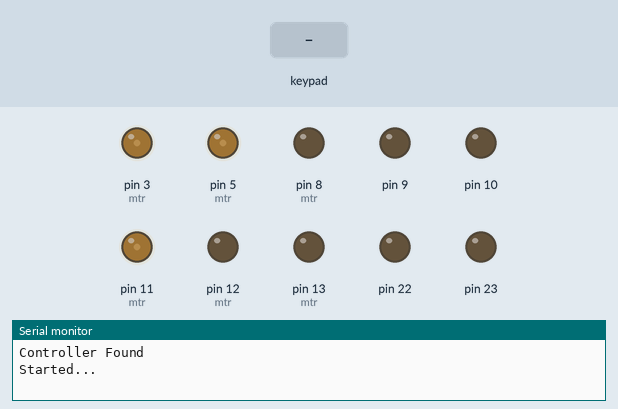
Bench run of a program on a simulated Arduino Uno, built with avr-gcc and run on an emulated ATmega328P. Parts: output pins drawn as LEDs (lit = HIGH), the last lines printed to the serial monitor. The inputs (shaded band) are chosen by the test bench.

Above: at 1.2 s.
1.3 s: key 'T' pressed
At 1.5 s:
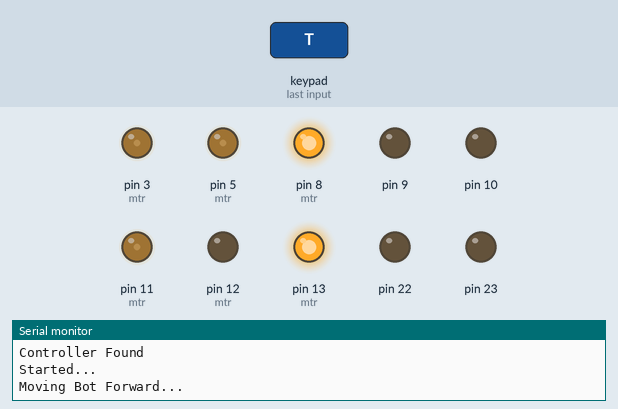
At 2.8 s:
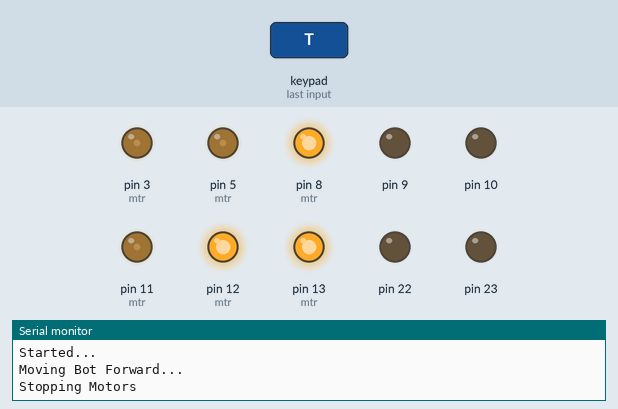
3.2 s: key 'U' pressed
4.7 s: key 'D' pressed
Timing chart, 0 to 7.7 s (numbered marks = the images above; inputs shaded):
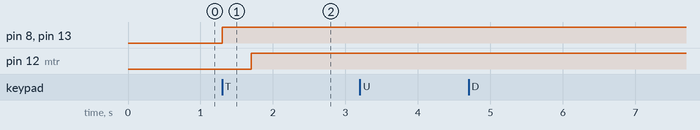

Measured:
- after the input at 1.3 s, pin 8 (mtr), pin 13 (mtr): LOW → HIGH at once; pin 12 (mtr): LOW → HIGH after 0.40 s

The program:

main.cpp
```cpp
#include <Arduino.h>
#include <PS2X_lib.h>

PS2X ps2;
int error =0;

int mtr[][3]={
  {
    13,12,11                  }
  ,
  {
    7,8,5                  }
  ,
  {
    4,2,3                  }
  ,
};


float cnst[][3]={
  {
    0.58,-0.33,0.33            }
  ,
  {
    -0.58,-0.33,0.33            }
  ,
  {
    0,0.67, 0.33            }
};

int CLOCK = A2;
int COMMAND = A1;
int ATTENTION = A3;
int DATA = A0;

int UP, DOWN, LEFT, RIGHT, SQUARE, CIRCLE, TRIANGLE, START, SELECT, L1, L2, L3, R1, R2, R3, LX, LY, RX, RY, CROSS;

float pwm[3], comp[3],set_factor=4.0, mul_factor; //pwm[1-3] for PWM of motors 1-3 //similarly comp[1-3] for three velociy components(Vx, Vy, W)
void pwm_calc()
{
  mul_factor = set_factor;
  int i,j;
  repeat: i = 3;
  while(i--)
  {
    pwm[i]=0;
    j=3;
    while(j--)
    {
      pwm[i]+=cnst[i][j]*comp[j];
    }
   pwm[i]*=mul_factor;
  }
 i=3;while (i--) {
   if(pwm[i]>255|| pwm[i]<-255)
   {
     Serial.print("PWM-");Serial.print(i);Serial.println("is exceeding The Maximum Limit");
     Serial.println("Decreasing the Multiplication Factor by 0.4");
     mul_factor-=0.4; goto repeat;
   }
 }
}
void read_buttons(){
  UP = ps2.ButtonPressed(PSB_PAD_UP);
  DOWN= ps2.ButtonPressed(PSB_PAD_DOWN);
  LEFT = ps2.Button(PSB_PAD_LEFT);
  RIGHT = ps2.Button(PSB_PAD_RIGHT);

  SQUARE = ps2.Button(PSB_SQUARE);
  CIRCLE = ps2.Button(PSB_CIRCLE);
  CROSS = ps2.Button(PSB_CROSS);
  TRIANGLE= ps2.Button(PSB_TRIANGLE);

  START = ps2.ButtonPressed(PSB_START);
  SELECT = ps2.ButtonPressed(PSB_SELECT);

  L1 = ps2.ButtonPressed(PSB_L1);
  L2 = ps2.Button(PSB_L2);
  L3 = ps2.ButtonPressed(PSB_L3);
  R1 = ps2.ButtonPressed(PSB_R1);
  R2 = ps2.Button(PSB_R2);
  R3 = ps2.ButtonPressed(PSB_R3);

  LX = (ps2.Analog(PSS_LX)-128)*-1;
  LY = ps2.Analog(PSS_LY)-128;
  RX = (ps2.Analog(PSS_RX)-128)*-1;
  RY = ps2.Analog(PSS_RY)-128;
}

int i;
int spd=50 ,prev=0;

void motor( int mtr_nm, int pwm, int change)
{
  int i;
  if(pwm==0)
  {
    analogWrite(mtr[mtr_nm-1][2], 50);
    i=2;
    while(i--)
      digitalWrite(mtr[mtr_nm-1][i], HIGH);
    return;
  }
  if(change==1){
    if(pwm>0)
    {
      analogWrite(mtr[mtr_nm-1][2], pwm);
      i=2;
      while(i--)
        digitalWrite(mtr[mtr_nm-1][i], i^0);
    }


    else if(pwm<0)
    {
      pwm*=-1;
      analogWrite(mtr[mtr_nm-1][2], pwm);
      i=2;
      while(i--)
        digitalWrite(mtr[mtr_nm-1][i], i^1);
    }
  }
  else if(change==0)
  {
    if(pwm<0)pwm*=-1;
    analogWrite(mtr[mtr_nm-1][2], pwm);
  }
}

void setup()
{
  Serial.begin(9600);
  error = ps2.config_gamepad(CLOCK, COMMAND, ATTENTION, DATA, false, false);
  while(error!=0)
  {
    Serial.println("Attempting to Reconnect...");
    delay(200);
  }
  if(error==0)
    Serial.println("Controller Found");
  Serial.println("Started...");
  DDRB |= B11111100;
  DDRB |= B111111;
  i=3;
  while(i--)
    analogWrite(mtr[i][2], spd);
    comp[2]=0; //W(Omega) remains Zero Unless Specefied
}

int prev_lx, prev_ly;
void loop()
{
  ps2.read_gamepad();
  read_buttons();


  if(LX==0 && LY==0 && TRIANGLE==0 && R2==0 && L2==0 && prev!=0)
  {
    motor(1, 0, 1);
    motor(2, 0, 1);
    motor(3, 0, 1);
    prev=0;
    Serial.println("Stopping Motors");
  }
  else {
    if((LX!=0 || LY!=0) && (prev_lx!=LX || prev_ly!=LY) )
    {
      i=3;
      comp[0]=LY;comp[1]=LX;
      pwm_calc();
      prev_lx=LX;
      prev_ly=LY;
      while(i--)
      {
        motor(i+1, (int)pwm[i], 1);
      }
    prev=4;
    }
    else if(TRIANGLE==1 && prev!=1)
    {

      motor(1, spd*-1, 1);
      motor(2, spd, 1);
      motor(3, 0, 1);
      Serial.println("Moving Bot Forward...");
      prev=1;
    }

    else if(L2==1 && prev!=2)
    {
      i=3;
      while(i--)
        motor(i+1, spd, 1);
      Serial.println("Rotating Counter-Clockwise...");
      prev=2;
    }

    else if(R2==1 && prev!=3)
    {
      i=3;
      while(i--)
        motor(i+1, spd*-1, 1);
      Serial.println("Rotating Clockwise...");
      prev=3;
    }
    }
    if(R1==1)
    {
      spd+=10;
      if(spd>255)
        spd=255;
      Serial.print("Increasing Speed to ");
      Serial.println(spd);
      i=3;
      while(i--)
        if(LX==0 && LY==0) motor(i, spd, 0);


    }
    else if(L1==1)
    {
      spd-=10;
      if(spd<0)
        spd=0;
      Serial.print("Decreasing Speed to ");
      Serial.println(spd);
      i=3;
      while(i--)
        if(LX==0 && LY==0) motor(i, spd, 0);
    }
  else if(UP==1)
  {
   set_factor+=0.4;
   Serial.print("Increasing the Set Factor to");
   Serial.println(set_factor);
 }
 else if(DOWN==1)
 {
  set_factor-=0.4;
  Serial.print("Decreasing the Set Factor to");
  Serial.println(set_factor);
}
}
```
